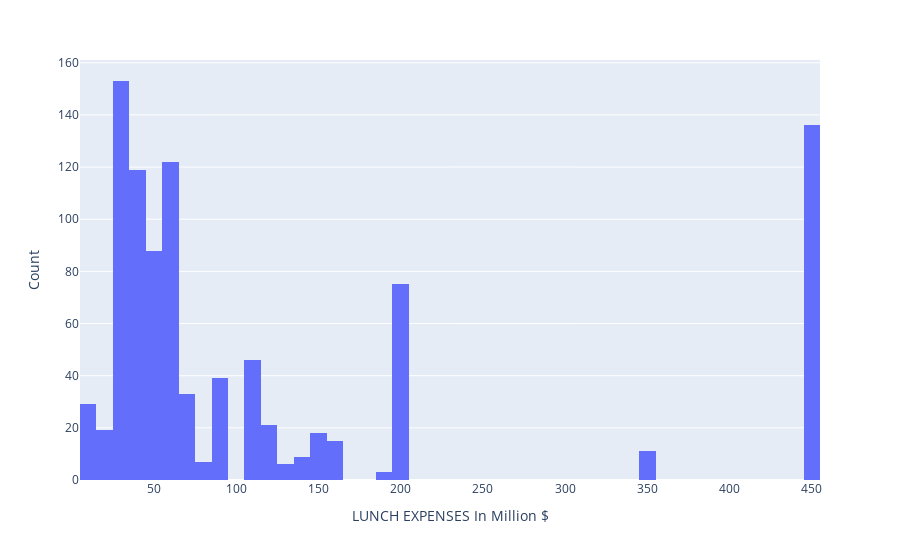

Write notebook code for a chart like this one.
### Code cell
sns.histplot(data=x,
             bins=90)
plt.xlabel('In Million $')
plt.title('LUNCH EXPENSES')
plt.show()

hist = px.histogram(clean_data,
                    x=clean_data.Price,
                   nbins=70,
                    )

hist.update_layout(xaxis_title='LUNCH EXPENSES In Million $',
                   yaxis_title='Count',
                  coloraxis_showscale=False)

hist.show()

### Figure 1 — Plotly figure (JSON) as saved in the notebook; plotly's stock layout.template omitted (floating-point values rounded to 4 significant figures; data arrays with more than 128 entries replaced by an {"elided": "..."} marker saying what was removed)
{"data": [{"alignmentgroup": "True", "bingroup": "x", "hovertemplate": "Price=%{x}<br>count=%{y}<extra></extra>", "legendgroup": "", "marker": {"color": "#636efa", "pattern": {"shape": ""}}, "name": "", "nbinsx": 70, "offsetgroup": "", "orientation": "v", "showlegend": false, "type": "histogram", "x": {"elided": "4324 float values"}, "xaxis": "x", "yaxis": "y"}], "layout": {"barmode": "relative", "coloraxis": {"showscale": false}, "legend": {"tracegroupgap": 0}, "margin": {"t": 60}, "xaxis": {"anchor": "y", "domain": [0, 1], "title": {"text": "LUNCH EXPENSES In Million $"}}, "yaxis": {"anchor": "x", "domain": [0, 1], "title": {"text": "Count"}}}}
